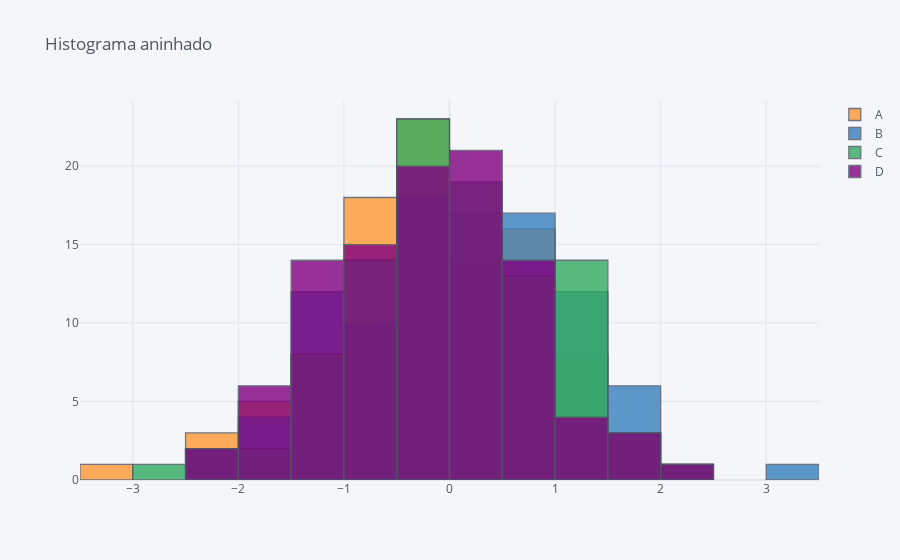

The notebook cell saved with this chart:
### Markdown cell above
Como as colunas têm o mesmo tipo de dados podemos plotar um histograma para cada coluna.

### Code cell
df.iplot(kind='hist',
         title='Histograma aninhado')
